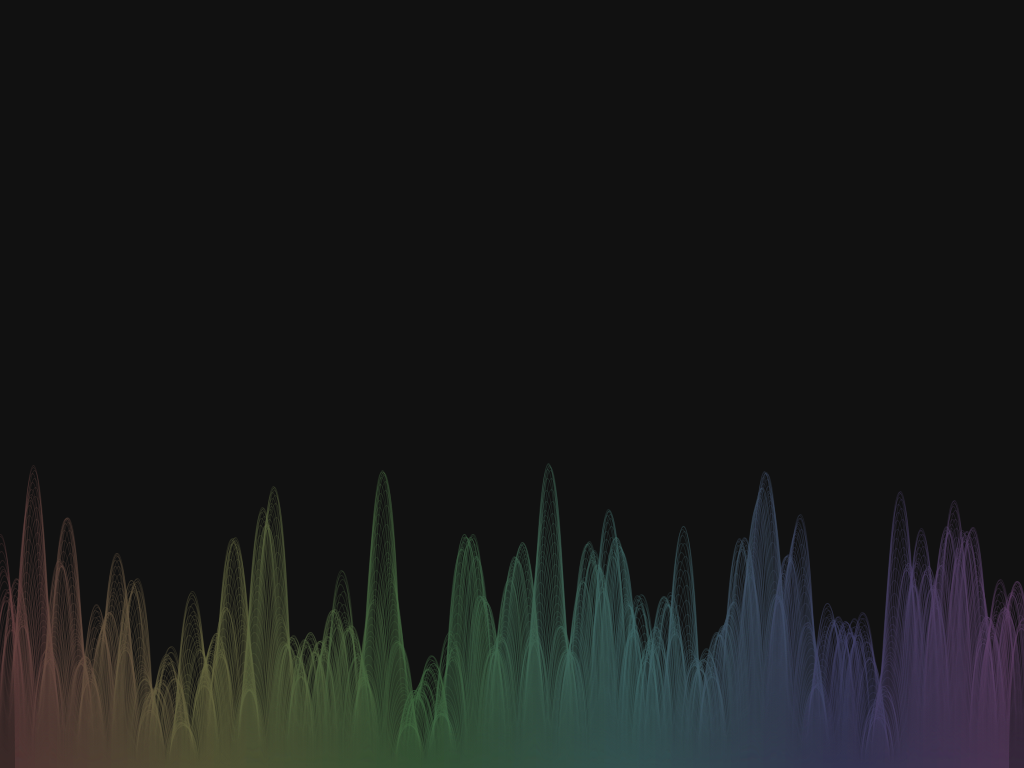
Frame 1 (no input)
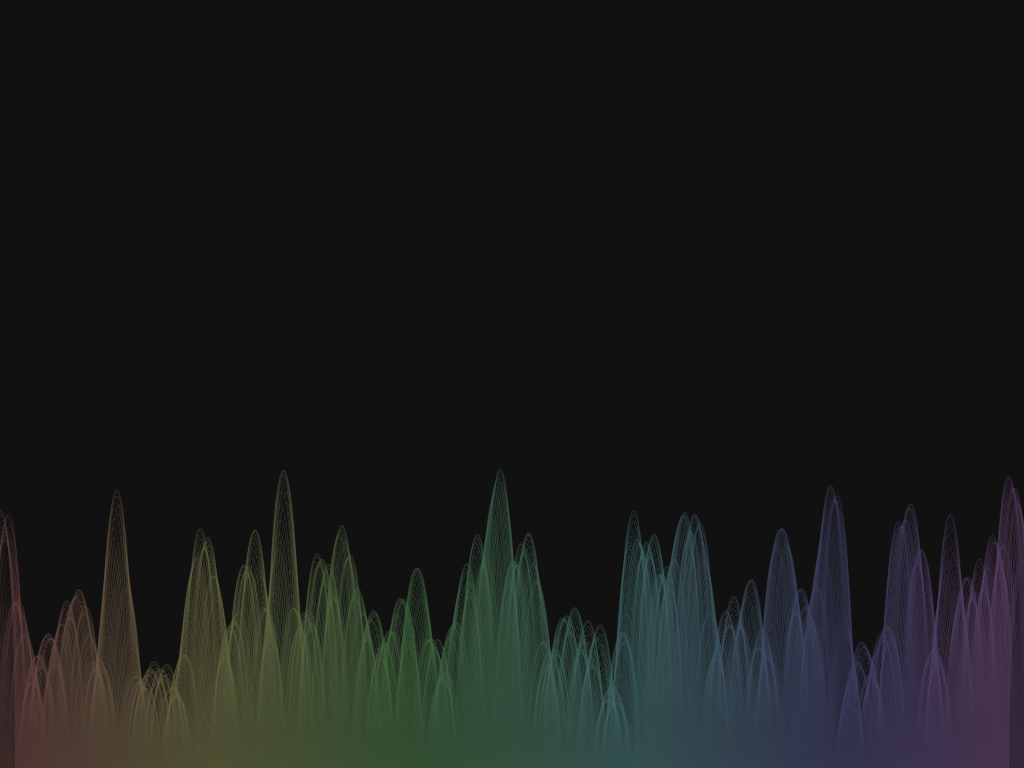
Frame 60 (the mouse pressed at the canvas centre just before this capture)
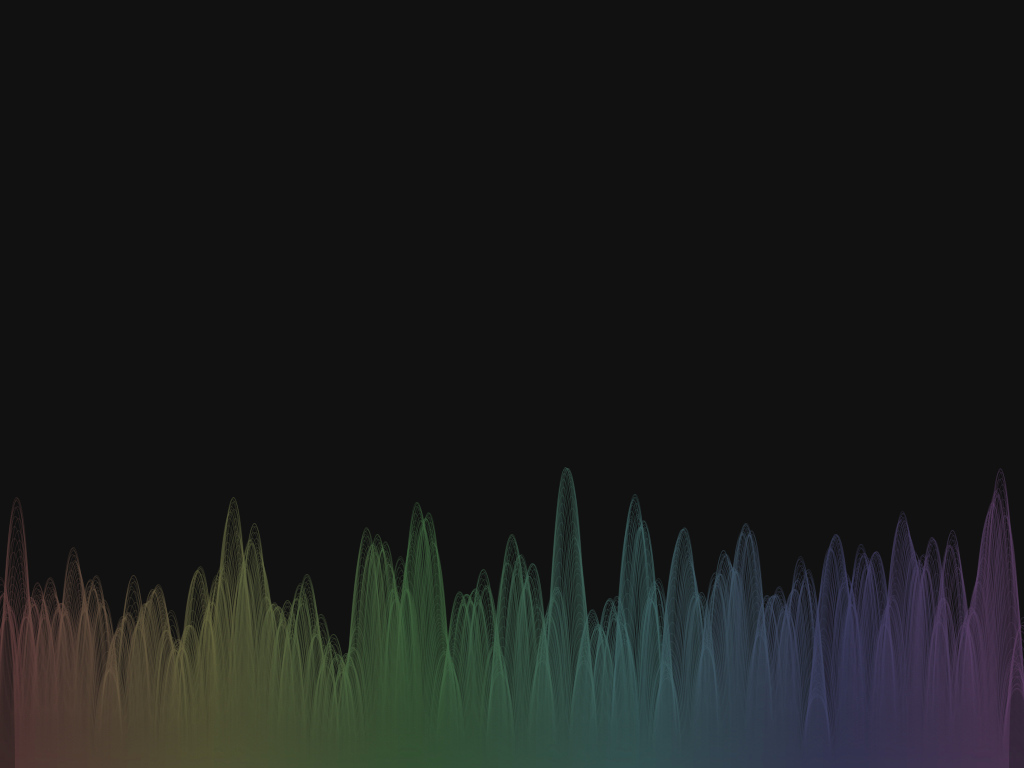
Frame 120 (the mouse held since frame 60 and released just before this capture)

The Processing sketch that drew these frames (run headless with seeded random() and noise(); from frame 60 on, the mouse is pressed at the canvas centre):

// Processing sketch: noise_banner
// ── noise_banner.pde
void setup() {
  size(1024, 768);
  colorMode(HSB);
  noFill();
}

void draw() {
  background(0x11);
  for (int n=0; n < width*2; n++) {
    stroke(color((n * 0.1) % 360, 100, 100, 75));
    ellipse(
      n/2,    // x
      height, // y
      30,     // width
      noise(n * 0.03, frameCount * 0.02) * height // height
    );
  }
}
